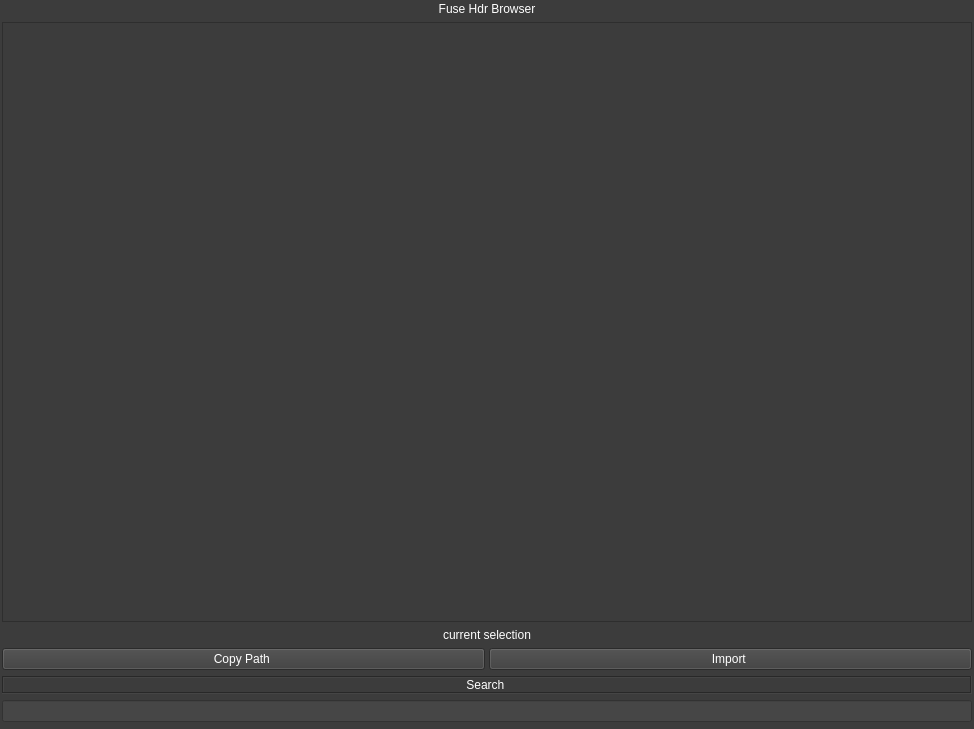
<?xml version="1.0" encoding="UTF-8"?>
<ui version="4.0">
 <class>MainWindow</class>
 <widget class="QMainWindow" name="MainWindow">
  <property name="geometry">
   <rect>
    <x>0</x>
    <y>0</y>
    <width>974</width>
    <height>729</height>
   </rect>
  </property>
  <property name="sizePolicy">
   <sizepolicy hsizetype="Expanding" vsizetype="Expanding">
    <horstretch>0</horstretch>
    <verstretch>0</verstretch>
   </sizepolicy>
  </property>
  <property name="minimumSize">
   <size>
    <width>780</width>
    <height>512</height>
   </size>
  </property>
  <property name="font">
   <font>
    <stylestrategy>PreferDefault</stylestrategy>
   </font>
  </property>
  <property name="focusPolicy">
   <enum>Qt::ClickFocus</enum>
  </property>
  <property name="windowTitle">
   <string>MainWindow</string>
  </property>
  <property name="styleSheet">
   <string notr="true">color: rgb(95, 95, 95);
border-top-color: rgb(85, 85, 85);
border-color: rgb(63, 63, 63);</string>
  </property>
  <property name="toolButtonStyle">
   <enum>Qt::ToolButtonFollowStyle</enum>
  </property>
  <property name="animated">
   <bool>false</bool>
  </property>
  <property name="dockNestingEnabled">
   <bool>true</bool>
  </property>
  <property name="unifiedTitleAndToolBarOnMac">
   <bool>false</bool>
  </property>
  <widget class="QWidget" name="centralwidget">
   <property name="styleSheet">
    <string notr="true">background-color: rgb(60, 60, 60);
selection-color: rgb(255, 233, 105);</string>
   </property>
   <layout class="QVBoxLayout" name="verticalLayout">
    <property name="margin">
     <number>2</number>
    </property>
    <item>
     <widget class="QLabel" name="label">
      <property name="palette">
       <palette>
        <active>
         <colorrole role="WindowText">
          <brush brushstyle="SolidPattern">
           <color alpha="255">
            <red>255</red>
            <green>255</green>
            <blue>255</blue>
           </color>
          </brush>
         </colorrole>
         <colorrole role="Button">
          <brush brushstyle="SolidPattern">
           <color alpha="255">
            <red>60</red>
            <green>60</green>
            <blue>60</blue>
           </color>
          </brush>
         </colorrole>
         <colorrole role="Text">
          <brush brushstyle="SolidPattern">
           <color alpha="255">
            <red>255</red>
            <green>255</green>
            <blue>255</blue>
           </color>
          </brush>
         </colorrole>
         <colorrole role="ButtonText">
          <brush brushstyle="SolidPattern">
           <color alpha="255">
            <red>255</red>
            <green>255</green>
            <blue>255</blue>
           </color>
          </brush>
         </colorrole>
         <colorrole role="Base">
          <brush brushstyle="SolidPattern">
           <color alpha="255">
            <red>60</red>
            <green>60</green>
            <blue>60</blue>
           </color>
          </brush>
         </colorrole>
         <colorrole role="Window">
          <brush brushstyle="SolidPattern">
           <color alpha="255">
            <red>60</red>
            <green>60</green>
            <blue>60</blue>
           </color>
          </brush>
         </colorrole>
         <colorrole role="HighlightedText">
          <brush brushstyle="SolidPattern">
           <color alpha="255">
            <red>255</red>
            <green>233</green>
            <blue>105</blue>
           </color>
          </brush>
         </colorrole>
        </active>
        <inactive>
         <colorrole role="WindowText">
          <brush brushstyle="SolidPattern">
           <color alpha="255">
            <red>255</red>
            <green>255</green>
            <blue>255</blue>
           </color>
          </brush>
         </colorrole>
         <colorrole role="Button">
          <brush brushstyle="SolidPattern">
           <color alpha="255">
            <red>60</red>
            <green>60</green>
            <blue>60</blue>
           </color>
          </brush>
         </colorrole>
         <colorrole role="Text">
          <brush brushstyle="SolidPattern">
           <color alpha="255">
            <red>255</red>
            <green>255</green>
            <blue>255</blue>
           </color>
          </brush>
         </colorrole>
         <colorrole role="ButtonText">
          <brush brushstyle="SolidPattern">
           <color alpha="255">
            <red>255</red>
            <green>255</green>
            <blue>255</blue>
           </color>
          </brush>
         </colorrole>
         <colorrole role="Base">
          <brush brushstyle="SolidPattern">
           <color alpha="255">
            <red>60</red>
            <green>60</green>
            <blue>60</blue>
           </color>
          </brush>
         </colorrole>
         <colorrole role="Window">
          <brush brushstyle="SolidPattern">
           <color alpha="255">
            <red>60</red>
            <green>60</green>
            <blue>60</blue>
           </color>
          </brush>
         </colorrole>
         <colorrole role="HighlightedText">
          <brush brushstyle="SolidPattern">
           <color alpha="255">
            <red>255</red>
            <green>233</green>
            <blue>105</blue>
           </color>
          </brush>
         </colorrole>
        </inactive>
        <disabled>
         <colorrole role="WindowText">
          <brush brushstyle="SolidPattern">
           <color alpha="255">
            <red>255</red>
            <green>255</green>
            <blue>255</blue>
           </color>
          </brush>
         </colorrole>
         <colorrole role="Button">
          <brush brushstyle="SolidPattern">
           <color alpha="255">
            <red>60</red>
            <green>60</green>
            <blue>60</blue>
           </color>
          </brush>
         </colorrole>
         <colorrole role="Text">
          <brush brushstyle="SolidPattern">
           <color alpha="255">
            <red>255</red>
            <green>255</green>
            <blue>255</blue>
           </color>
          </brush>
         </colorrole>
         <colorrole role="ButtonText">
          <brush brushstyle="SolidPattern">
           <color alpha="255">
            <red>255</red>
            <green>255</green>
            <blue>255</blue>
           </color>
          </brush>
         </colorrole>
         <colorrole role="Base">
          <brush brushstyle="SolidPattern">
           <color alpha="255">
            <red>60</red>
            <green>60</green>
            <blue>60</blue>
           </color>
          </brush>
         </colorrole>
         <colorrole role="Window">
          <brush brushstyle="SolidPattern">
           <color alpha="255">
            <red>60</red>
            <green>60</green>
            <blue>60</blue>
           </color>
          </brush>
         </colorrole>
         <colorrole role="HighlightedText">
          <brush brushstyle="SolidPattern">
           <color alpha="255">
            <red>255</red>
            <green>233</green>
            <blue>105</blue>
           </color>
          </brush>
         </colorrole>
        </disabled>
       </palette>
      </property>
      <property name="styleSheet">
       <string notr="true">color: rgb(255, 255, 255);</string>
      </property>
      <property name="text">
       <string>Fuse Hdr Browser</string>
      </property>
      <property name="alignment">
       <set>Qt::AlignCenter</set>
      </property>
     </widget>
    </item>
    <item>
     <widget class="QTableWidget" name="images_tableWidget">
      <property name="palette">
       <palette>
        <active>
         <colorrole role="WindowText">
          <brush brushstyle="SolidPattern">
           <color alpha="255">
            <red>255</red>
            <green>255</green>
            <blue>255</blue>
           </color>
          </brush>
         </colorrole>
         <colorrole role="Button">
          <brush brushstyle="SolidPattern">
           <color alpha="255">
            <red>60</red>
            <green>60</green>
            <blue>60</blue>
           </color>
          </brush>
         </colorrole>
         <colorrole role="Text">
          <brush brushstyle="SolidPattern">
           <color alpha="255">
            <red>255</red>
            <green>255</green>
            <blue>255</blue>
           </color>
          </brush>
         </colorrole>
         <colorrole role="ButtonText">
          <brush brushstyle="SolidPattern">
           <color alpha="255">
            <red>255</red>
            <green>255</green>
            <blue>255</blue>
           </color>
          </brush>
         </colorrole>
         <colorrole role="Base">
          <brush brushstyle="SolidPattern">
           <color alpha="255">
            <red>60</red>
            <green>60</green>
            <blue>60</blue>
           </color>
          </brush>
         </colorrole>
         <colorrole role="Window">
          <brush brushstyle="SolidPattern">
           <color alpha="255">
            <red>60</red>
            <green>60</green>
            <blue>60</blue>
           </color>
          </brush>
         </colorrole>
         <colorrole role="Highlight">
          <brush brushstyle="SolidPattern">
           <color alpha="255">
            <red>170</red>
            <green>255</green>
            <blue>0</blue>
           </color>
          </brush>
         </colorrole>
         <colorrole role="HighlightedText">
          <brush brushstyle="SolidPattern">
           <color alpha="255">
            <red>255</red>
            <green>255</green>
            <blue>127</blue>
           </color>
          </brush>
         </colorrole>
        </active>
        <inactive>
         <colorrole role="WindowText">
          <brush brushstyle="SolidPattern">
           <color alpha="255">
            <red>255</red>
            <green>255</green>
            <blue>255</blue>
           </color>
          </brush>
         </colorrole>
         <colorrole role="Button">
          <brush brushstyle="SolidPattern">
           <color alpha="255">
            <red>60</red>
            <green>60</green>
            <blue>60</blue>
           </color>
          </brush>
         </colorrole>
         <colorrole role="Text">
          <brush brushstyle="SolidPattern">
           <color alpha="255">
            <red>255</red>
            <green>255</green>
            <blue>255</blue>
           </color>
          </brush>
         </colorrole>
         <colorrole role="ButtonText">
          <brush brushstyle="SolidPattern">
           <color alpha="255">
            <red>255</red>
            <green>255</green>
            <blue>255</blue>
           </color>
          </brush>
         </colorrole>
         <colorrole role="Base">
          <brush brushstyle="SolidPattern">
           <color alpha="255">
            <red>60</red>
            <green>60</green>
            <blue>60</blue>
           </color>
          </brush>
         </colorrole>
         <colorrole role="Window">
          <brush brushstyle="SolidPattern">
           <color alpha="255">
            <red>60</red>
            <green>60</green>
            <blue>60</blue>
           </color>
          </brush>
         </colorrole>
         <colorrole role="Highlight">
          <brush brushstyle="SolidPattern">
           <color alpha="255">
            <red>170</red>
            <green>255</green>
            <blue>0</blue>
           </color>
          </brush>
         </colorrole>
         <colorrole role="HighlightedText">
          <brush brushstyle="SolidPattern">
           <color alpha="255">
            <red>255</red>
            <green>255</green>
            <blue>127</blue>
           </color>
          </brush>
         </colorrole>
        </inactive>
        <disabled>
         <colorrole role="WindowText">
          <brush brushstyle="SolidPattern">
           <color alpha="255">
            <red>255</red>
            <green>255</green>
            <blue>255</blue>
           </color>
          </brush>
         </colorrole>
         <colorrole role="Button">
          <brush brushstyle="SolidPattern">
           <color alpha="255">
            <red>60</red>
            <green>60</green>
            <blue>60</blue>
           </color>
          </brush>
         </colorrole>
         <colorrole role="Text">
          <brush brushstyle="SolidPattern">
           <color alpha="255">
            <red>255</red>
            <green>255</green>
            <blue>255</blue>
           </color>
          </brush>
         </colorrole>
         <colorrole role="ButtonText">
          <brush brushstyle="SolidPattern">
           <color alpha="255">
            <red>255</red>
            <green>255</green>
            <blue>255</blue>
           </color>
          </brush>
         </colorrole>
         <colorrole role="Base">
          <brush brushstyle="SolidPattern">
           <color alpha="255">
            <red>60</red>
            <green>60</green>
            <blue>60</blue>
           </color>
          </brush>
         </colorrole>
         <colorrole role="Window">
          <brush brushstyle="SolidPattern">
           <color alpha="255">
            <red>60</red>
            <green>60</green>
            <blue>60</blue>
           </color>
          </brush>
         </colorrole>
         <colorrole role="Highlight">
          <brush brushstyle="SolidPattern">
           <color alpha="255">
            <red>170</red>
            <green>255</green>
            <blue>0</blue>
           </color>
          </brush>
         </colorrole>
         <colorrole role="HighlightedText">
          <brush brushstyle="SolidPattern">
           <color alpha="255">
            <red>255</red>
            <green>255</green>
            <blue>127</blue>
           </color>
          </brush>
         </colorrole>
        </disabled>
       </palette>
      </property>
      <property name="focusPolicy">
       <enum>Qt::TabFocus</enum>
      </property>
      <property name="styleSheet">
       <string notr="true">selection-color: rgb(255, 255, 127);
selection-background-color: rgb(170, 255, 0);
color: rgb(255, 255, 255);</string>
      </property>
      <property name="autoScroll">
       <bool>false</bool>
      </property>
      <property name="editTriggers">
       <set>QAbstractItemView::AllEditTriggers</set>
      </property>
      <property name="selectionMode">
       <enum>QAbstractItemView::SingleSelection</enum>
      </property>
     </widget>
    </item>
    <item>
     <widget class="QLabel" name="hdrName">
      <property name="styleSheet">
       <string notr="true">color: rgb(255, 255, 255);</string>
      </property>
      <property name="text">
       <string>current selection</string>
      </property>
      <property name="alignment">
       <set>Qt::AlignCenter</set>
      </property>
      <property name="textInteractionFlags">
       <set>Qt::LinksAccessibleByMouse|Qt::TextEditable</set>
      </property>
     </widget>
    </item>
    <item>
     <layout class="QHBoxLayout" name="horizontalLayout_2">
      <property name="spacing">
       <number>4</number>
      </property>
      <item>
       <widget class="QPushButton" name="copy_pathBtn">
        <property name="styleSheet">
         <string notr="true">color: rgb(255, 255, 255);</string>
        </property>
        <property name="text">
         <string>Copy Path </string>
        </property>
       </widget>
      </item>
      <item>
       <widget class="QPushButton" name="create_btn">
        <property name="styleSheet">
         <string notr="true">color: rgb(255, 255, 255);</string>
        </property>
        <property name="text">
         <string>Import </string>
        </property>
       </widget>
      </item>
     </layout>
    </item>
    <item>
     <widget class="QLabel" name="searchTitle">
      <property name="palette">
       <palette>
        <active>
         <colorrole role="WindowText">
          <brush brushstyle="SolidPattern">
           <color alpha="255">
            <red>255</red>
            <green>255</green>
            <blue>255</blue>
           </color>
          </brush>
         </colorrole>
         <colorrole role="Button">
          <brush brushstyle="SolidPattern">
           <color alpha="255">
            <red>50</red>
            <green>50</green>
            <blue>50</blue>
           </color>
          </brush>
         </colorrole>
         <colorrole role="Light">
          <brush brushstyle="SolidPattern">
           <color alpha="255">
            <red>75</red>
            <green>75</green>
            <blue>75</blue>
           </color>
          </brush>
         </colorrole>
         <colorrole role="Midlight">
          <brush brushstyle="SolidPattern">
           <color alpha="255">
            <red>62</red>
            <green>62</green>
            <blue>62</blue>
           </color>
          </brush>
         </colorrole>
         <colorrole role="Dark">
          <brush brushstyle="SolidPattern">
           <color alpha="255">
            <red>25</red>
            <green>25</green>
            <blue>25</blue>
           </color>
          </brush>
         </colorrole>
         <colorrole role="Mid">
          <brush brushstyle="SolidPattern">
           <color alpha="255">
            <red>33</red>
            <green>33</green>
            <blue>33</blue>
           </color>
          </brush>
         </colorrole>
         <colorrole role="Text">
          <brush brushstyle="SolidPattern">
           <color alpha="255">
            <red>255</red>
            <green>255</green>
            <blue>255</blue>
           </color>
          </brush>
         </colorrole>
         <colorrole role="BrightText">
          <brush brushstyle="SolidPattern">
           <color alpha="255">
            <red>255</red>
            <green>255</green>
            <blue>255</blue>
           </color>
          </brush>
         </colorrole>
         <colorrole role="ButtonText">
          <brush brushstyle="SolidPattern">
           <color alpha="255">
            <red>255</red>
            <green>255</green>
            <blue>255</blue>
           </color>
          </brush>
         </colorrole>
         <colorrole role="Base">
          <brush brushstyle="SolidPattern">
           <color alpha="255">
            <red>0</red>
            <green>0</green>
            <blue>0</blue>
           </color>
          </brush>
         </colorrole>
         <colorrole role="Window">
          <brush brushstyle="SolidPattern">
           <color alpha="255">
            <red>50</red>
            <green>50</green>
            <blue>50</blue>
           </color>
          </brush>
         </colorrole>
         <colorrole role="Shadow">
          <brush brushstyle="SolidPattern">
           <color alpha="255">
            <red>0</red>
            <green>0</green>
            <blue>0</blue>
           </color>
          </brush>
         </colorrole>
         <colorrole role="AlternateBase">
          <brush brushstyle="SolidPattern">
           <color alpha="255">
            <red>25</red>
            <green>25</green>
            <blue>25</blue>
           </color>
          </brush>
         </colorrole>
         <colorrole role="ToolTipBase">
          <brush brushstyle="SolidPattern">
           <color alpha="255">
            <red>255</red>
            <green>255</green>
            <blue>220</blue>
           </color>
          </brush>
         </colorrole>
         <colorrole role="ToolTipText">
          <brush brushstyle="SolidPattern">
           <color alpha="255">
            <red>0</red>
            <green>0</green>
            <blue>0</blue>
           </color>
          </brush>
         </colorrole>
        </active>
        <inactive>
         <colorrole role="WindowText">
          <brush brushstyle="SolidPattern">
           <color alpha="255">
            <red>42</red>
            <green>42</green>
            <blue>42</blue>
           </color>
          </brush>
         </colorrole>
         <colorrole role="Button">
          <brush brushstyle="SolidPattern">
           <color alpha="255">
            <red>50</red>
            <green>50</green>
            <blue>50</blue>
           </color>
          </brush>
         </colorrole>
         <colorrole role="Light">
          <brush brushstyle="SolidPattern">
           <color alpha="255">
            <red>75</red>
            <green>75</green>
            <blue>75</blue>
           </color>
          </brush>
         </colorrole>
         <colorrole role="Midlight">
          <brush brushstyle="SolidPattern">
           <color alpha="255">
            <red>62</red>
            <green>62</green>
            <blue>62</blue>
           </color>
          </brush>
         </colorrole>
         <colorrole role="Dark">
          <brush brushstyle="SolidPattern">
           <color alpha="255">
            <red>25</red>
            <green>25</green>
            <blue>25</blue>
           </color>
          </brush>
         </colorrole>
         <colorrole role="Mid">
          <brush brushstyle="SolidPattern">
           <color alpha="255">
            <red>33</red>
            <green>33</green>
            <blue>33</blue>
           </color>
          </brush>
         </colorrole>
         <colorrole role="Text">
          <brush brushstyle="SolidPattern">
           <color alpha="255">
            <red>255</red>
            <green>255</green>
            <blue>255</blue>
           </color>
          </brush>
         </colorrole>
         <colorrole role="BrightText">
          <brush brushstyle="SolidPattern">
           <color alpha="255">
            <red>255</red>
            <green>255</green>
            <blue>255</blue>
           </color>
          </brush>
         </colorrole>
         <colorrole role="ButtonText">
          <brush brushstyle="SolidPattern">
           <color alpha="255">
            <red>255</red>
            <green>255</green>
            <blue>255</blue>
           </color>
          </brush>
         </colorrole>
         <colorrole role="Base">
          <brush brushstyle="SolidPattern">
           <color alpha="255">
            <red>0</red>
            <green>0</green>
            <blue>0</blue>
           </color>
          </brush>
         </colorrole>
         <colorrole role="Window">
          <brush brushstyle="SolidPattern">
           <color alpha="255">
            <red>50</red>
            <green>50</green>
            <blue>50</blue>
           </color>
          </brush>
         </colorrole>
         <colorrole role="Shadow">
          <brush brushstyle="SolidPattern">
           <color alpha="255">
            <red>0</red>
            <green>0</green>
            <blue>0</blue>
           </color>
          </brush>
         </colorrole>
         <colorrole role="AlternateBase">
          <brush brushstyle="SolidPattern">
           <color alpha="255">
            <red>25</red>
            <green>25</green>
            <blue>25</blue>
           </color>
          </brush>
         </colorrole>
         <colorrole role="ToolTipBase">
          <brush brushstyle="SolidPattern">
           <color alpha="255">
            <red>255</red>
            <green>255</green>
            <blue>220</blue>
           </color>
          </brush>
         </colorrole>
         <colorrole role="ToolTipText">
          <brush brushstyle="SolidPattern">
           <color alpha="255">
            <red>0</red>
            <green>0</green>
            <blue>0</blue>
           </color>
          </brush>
         </colorrole>
        </inactive>
        <disabled>
         <colorrole role="WindowText">
          <brush brushstyle="SolidPattern">
           <color alpha="255">
            <red>25</red>
            <green>25</green>
            <blue>25</blue>
           </color>
          </brush>
         </colorrole>
         <colorrole role="Button">
          <brush brushstyle="SolidPattern">
           <color alpha="255">
            <red>50</red>
            <green>50</green>
            <blue>50</blue>
           </color>
          </brush>
         </colorrole>
         <colorrole role="Light">
          <brush brushstyle="SolidPattern">
           <color alpha="255">
            <red>75</red>
            <green>75</green>
            <blue>75</blue>
           </color>
          </brush>
         </colorrole>
         <colorrole role="Midlight">
          <brush brushstyle="SolidPattern">
           <color alpha="255">
            <red>62</red>
            <green>62</green>
            <blue>62</blue>
           </color>
          </brush>
         </colorrole>
         <colorrole role="Dark">
          <brush brushstyle="SolidPattern">
           <color alpha="255">
            <red>25</red>
            <green>25</green>
            <blue>25</blue>
           </color>
          </brush>
         </colorrole>
         <colorrole role="Mid">
          <brush brushstyle="SolidPattern">
           <color alpha="255">
            <red>33</red>
            <green>33</green>
            <blue>33</blue>
           </color>
          </brush>
         </colorrole>
         <colorrole role="Text">
          <brush brushstyle="SolidPattern">
           <color alpha="255">
            <red>25</red>
            <green>25</green>
            <blue>25</blue>
           </color>
          </brush>
         </colorrole>
         <colorrole role="BrightText">
          <brush brushstyle="SolidPattern">
           <color alpha="255">
            <red>255</red>
            <green>255</green>
            <blue>255</blue>
           </color>
          </brush>
         </colorrole>
         <colorrole role="ButtonText">
          <brush brushstyle="SolidPattern">
           <color alpha="255">
            <red>25</red>
            <green>25</green>
            <blue>25</blue>
           </color>
          </brush>
         </colorrole>
         <colorrole role="Base">
          <brush brushstyle="SolidPattern">
           <color alpha="255">
            <red>50</red>
            <green>50</green>
            <blue>50</blue>
           </color>
          </brush>
         </colorrole>
         <colorrole role="Window">
          <brush brushstyle="SolidPattern">
           <color alpha="255">
            <red>50</red>
            <green>50</green>
            <blue>50</blue>
           </color>
          </brush>
         </colorrole>
         <colorrole role="Shadow">
          <brush brushstyle="SolidPattern">
           <color alpha="255">
            <red>0</red>
            <green>0</green>
            <blue>0</blue>
           </color>
          </brush>
         </colorrole>
         <colorrole role="AlternateBase">
          <brush brushstyle="SolidPattern">
           <color alpha="255">
            <red>50</red>
            <green>50</green>
            <blue>50</blue>
           </color>
          </brush>
         </colorrole>
         <colorrole role="ToolTipBase">
          <brush brushstyle="SolidPattern">
           <color alpha="255">
            <red>255</red>
            <green>255</green>
            <blue>220</blue>
           </color>
          </brush>
         </colorrole>
         <colorrole role="ToolTipText">
          <brush brushstyle="SolidPattern">
           <color alpha="255">
            <red>0</red>
            <green>0</green>
            <blue>0</blue>
           </color>
          </brush>
         </colorrole>
        </disabled>
       </palette>
      </property>
      <property name="font">
       <font>
        <stylestrategy>PreferDefault</stylestrategy>
       </font>
      </property>
      <property name="styleSheet">
       <string notr="true">border-color: rgb(170, 255, 0);
color: rgb(255, 255, 255);</string>
      </property>
      <property name="frameShape">
       <enum>QFrame::Box</enum>
      </property>
      <property name="frameShadow">
       <enum>QFrame::Sunken</enum>
      </property>
      <property name="text">
       <string>Search </string>
      </property>
      <property name="alignment">
       <set>Qt::AlignCenter</set>
      </property>
     </widget>
    </item>
    <item>
     <widget class="QLineEdit" name="searchBox">
      <property name="focusPolicy">
       <enum>Qt::StrongFocus</enum>
      </property>
      <property name="styleSheet">
       <string notr="true">border-color: rgb(170, 255, 0);
background-color: rgb(70, 70, 70);
color: rgb(255, 255, 255);</string>
      </property>
      <property name="text">
       <string/>
      </property>
     </widget>
    </item>
    <item>
     <spacer name="verticalSpacer">
      <property name="orientation">
       <enum>Qt::Vertical</enum>
      </property>
      <property name="sizeType">
       <enum>QSizePolicy::Fixed</enum>
      </property>
      <property name="sizeHint" stdset="0">
       <size>
        <width>10</width>
        <height>5</height>
       </size>
      </property>
     </spacer>
    </item>
   </layout>
  </widget>
 </widget>
 <resources/>
 <connections/>
</ui>
